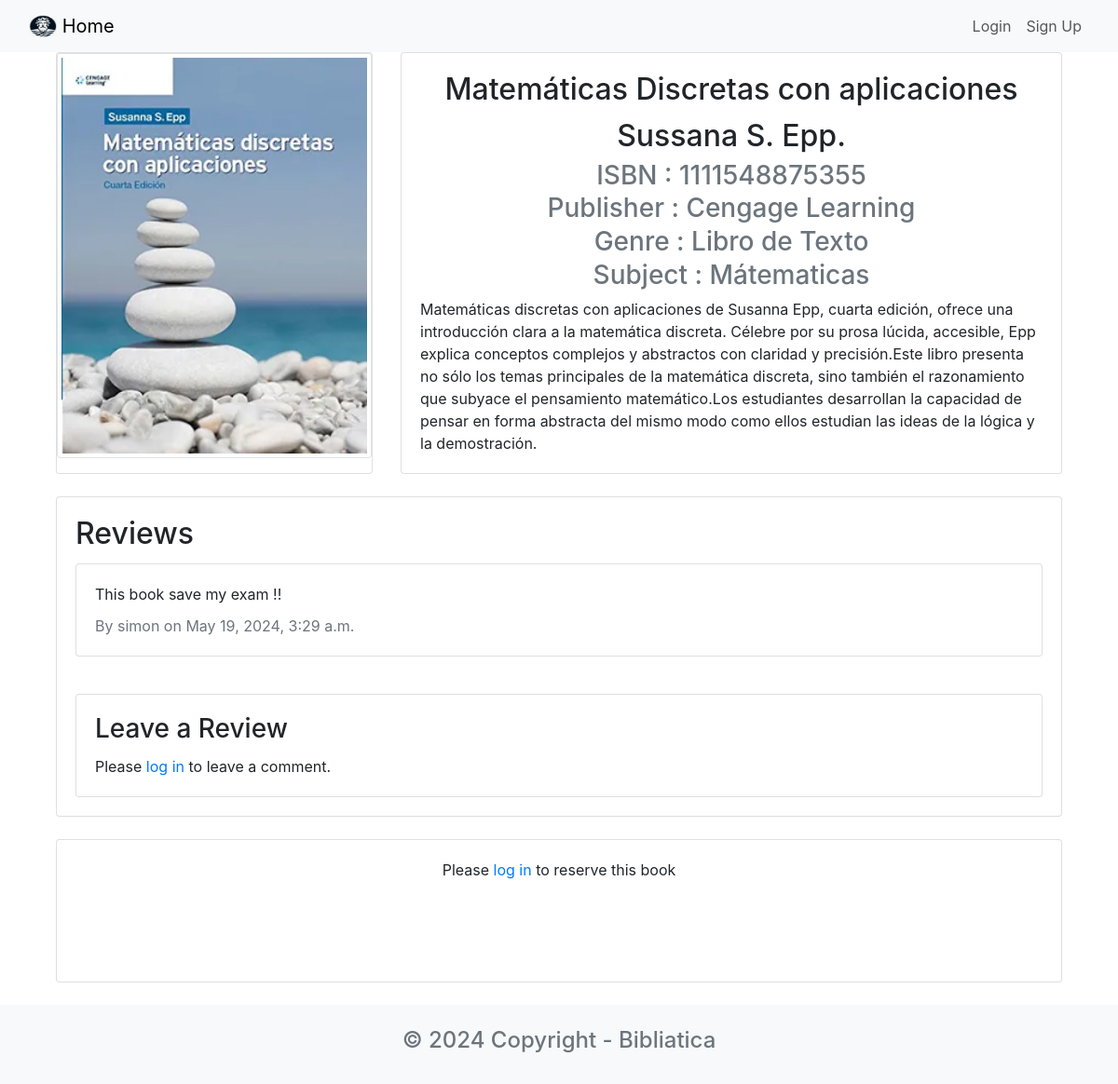
Page /book_description/45/ on the committed database.
### library/models.py (models this page shows)
class Book(models.Model):
    title = models.CharField(max_length=100)
    author = models.CharField(max_length=100)
    description = models.TextField(default='Description not available')
    image = models.ImageField(upload_to='library/images/')
    available = models.BooleanField(default=True)
    availability = models.DateField(null=True, blank=True)
    real_available = models.BooleanField(default=True)
    real_availability = models.DateField(null=True, blank=True)
    reserved = models.BooleanField(default=False)
    reserved_date = models.DateField(null=True, blank=True)
    reserved_by = models.ForeignKey(
        User,
        on_delete=models.SET_NULL,
        null=True,
        blank=True,
        related_name='books_reserved'
    )
    rented_by = models.ForeignKey(
        User,
        on_delete=models.SET_NULL,
        null=True,
        blank=True,
        related_name='books_rented'
    )
    total_ratings = models.IntegerField(default=0)
    sum_ratings = models.IntegerField(default=0)
    rating_average = models.DecimalField(max_digits=3, decimal_places=2, default=0)

class BookDetails(models.Model):
    book = models.OneToOneField(Book, on_delete=models.CASCADE, related_name='bookdetails', default=None)
    isbn = models.CharField(max_length=13,default='N/A')
    genre = models.CharField(max_length=100,default='N/A')
    subject = models.CharField(max_length=100, default='N/A')
    publisher = models.CharField(max_length=100, default='N/A')

class Review(models.Model):
    book = models.ForeignKey(Book, on_delete=models.CASCADE)
    user = models.ForeignKey(User, on_delete=models.CASCADE, null=True)  # Hacer el campo anulable
    text = models.TextField()
    created_at = models.DateTimeField(auto_now_add=True)

### library/views.py (the view)
# urls.py: path('book_description/<int:book_id>/', book_details, name='book_description'),
def book_details(request, book_id):
    cancel_reservation_automatic(request)
    check_rented(request)
    book = get_object_or_404(Book, pk=book_id)
    details = BookDetails.objects.get(book = book)
    reviews = Review.objects.filter(book=book)
    return render(request, 'book_description.html', {'book': book,'details':details, 'reviews': reviews})

### library/views.py (called while the page is built)
def cancel_reservation_automatic(request):
    expired_reservations = Book.objects.filter(reserved=True, reserved_date__lt=date.today())
    for book in expired_reservations:
        book.reserved = False
        book.reserved_date = None
        book.reserved_by = None
        book.save()

def check_rented(request):
    today = timezone.now().date()  # Asegurarse de que la fecha es consciente de la zona horaria
    book_list = Book.objects.filter(real_availability__lt=today)
    for book in book_list:
        book.real_availability = None
        book.save()

### library/templates/book_description.html (shortened to what this page needs)
{% extends "base.html" %}
{% block content %}
<div class="container-fluid">
    <div class="row">
        <div class="col-md-4">
            <div class="card h-100">
                <img src="{{ book.image.url }}" class="card-img-top img-thumbnail mb-3" alt="Book Cover">
            </div>
        </div>
        <div class="col-md-8">
            <div class="card h-100" >
                <div class="card-body" style="max-height: 500px; overflow-y: auto;">
                    <h2 class="card-title" style="text-align: center;">{{ book.title }}</h2>
                    <h2 class="card-title" style="text-align: center;">{{ book.author }}</h2>
                    <h3 class="card-subtitle mb-2 text-muted" style="text-align: center;">ISBN : {{details.isbn}}</h3>
                    <h3 class="card-subtitle mb-2 text-muted" style="text-align: center;">Publisher : {{details.publisher}}</h3>
                    <h3 class="card-subtitle mb-2 text-muted" style="text-align: center;">Genre : {{details.genre}}</h3>
                    <h3 class="card-subtitle mb-2 text-muted" style="text-align: center;">Subject : {{details.subject}}</h3>
                    <p class="card-text">{{ book.description }}</p>
                </div>
            </div>
        </div>
        <div class="col-md-12 mt-4">
            <div class="card h-100">
                <div class="card-body d-flex flex-column">
                    <h2 class="card-title">Reviews</h2>
                    <div class="reviews flex-grow-1" style="max-height: 300px; overflow-y: auto;">
                        {% if reviews %}
                            {% for review in reviews %}
                                <div class="card mb-3">
                                    <div class="card-body">
                                        <p class="card-text">{{ review.text }}</p>
                                        <p class="card-subtitle text-muted">By {{ review.user.username }} on {{ review.created_at }}</p>
                                    </div>
                                </div>
                            {% endfor %}
                        {% else %}
                            <p class="card-text">No reviews yet.</p>
                        {% endif %}
                    </div>
                    <div class="card mt-4">
                        <div class="card-body">
                            <h3 class="card-title">Leave a Review</h3>
                            {% if user.is_authenticated %}
                                <form method="POST" action="{% url 'submit_review' %}">
                                    {% csrf_token %}
                                    <input type="hidden" name="book_id" value="{{ book.id }}">
                                    <div class="mb-3">
                                        <label for="reviewText" class="form-label">Your Review:</label>
                                        <textarea class="form-control" name="reviewText" id="reviewText" rows="3" style="resize: none;"></textarea>
                                    </div>
                                    <button type="submit" class="btn btn-primary">Submit Review</button>
                                </form>
                            {% else %}
                                <p class="card-text">Please <a href="{% url 'login' %}">log in</a> to leave a comment.</p>
                            {% endif %}
                        </div>
                    </div>
                </div>
            </div>
        </div>
    </div>
    <div class="row mt-4">
        <div class="col-md-12">
            <div class="card h-100">
                <div class="card-body text-center">
                    {% if user.is_authenticated %}
                        {% if book.real_available and not book.reserved %}
                            <p class="card-text">Available</p>
                            <a href="{% url 'reserve_book' book.id %}" class="btn btn-info">Reserve</a>
                        {% elif book.real_available and book.reserved %}
                            <p class="card-text">Reserved until <span>{{ book.reserved_date }}</span></p>
                            <a href="{% url 'reserve_book' book.id %}" class="btn btn-info">Cancel reservation</a>
                        {% elif book.real_available and book.reserved %}
                            <p class="card-text">Reserved until <span>{{ book.reserved_date }}</span></p>
                        {% else %}
                            <p class="card-text">Rented until <span>{{ book.real_availability }}</span></p>
                        {% endif %}
                    {% else %}
                        <p class="card-text">Please <a href="{% url 'login' %}">log in</a> to reserve this book</p>
                    {% endif %}
                    <br><br><br>
                </div>
            </div>
        </div>
    </div>
</div>
{% endblock content %}

### rows in the picture
Book: image (picture), title "Matemáticas Discretas con aplicaciones", author "Sussana S. Epp.", description "Matemáticas discretas con aplicaciones de Susanna Epp, cuarta edición, ofrece una introducción clara a la matemática discreta. Célebre por su prosa lúcida, accesible, Epp explica conceptos complejos y abstractos con claridad y precisión.Este libro presenta no sólo los temas principales de la matemática discreta, sino también el razonamiento que subyace el pensamiento matemático.Los estudiantes desarrollan la capacidad de pensar en forma abstracta del mismo modo como ellos estudian las ideas de la lógica y la demostración."
BookDetails: isbn "1111548875355", publisher "Cengage Learning", genre "Libro de Texto", subject "Mátematicas"
Review: text "This book save my exam !!", user.username "simon", created_at "May 19, 2024, 3:29 a.m."
